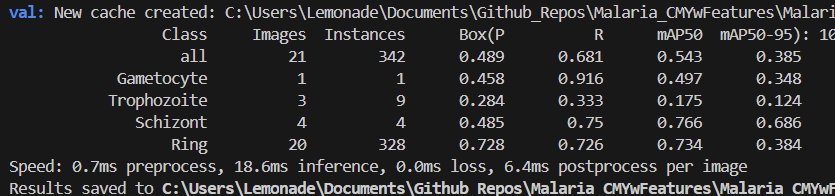
#> input picture Falci_CMLBP/Test/image.png, 835 x 196 px
$ python -i 'ORB replace.py'   (imports and definitions only)
#> lines starting #> are read from the running program, lines starting #| are printed output that depends on the picture
import os
import shutil
import cv2
import numpy as np
from concurrent.futures import ProcessPoolExecutor

def create_orb_replace_blue(image_path):
#> called with image_path = '../Falci_CMLBP/Test/image.png'
    img_gray = cv2.imread(image_path, cv2.IMREAD_GRAYSCALE)
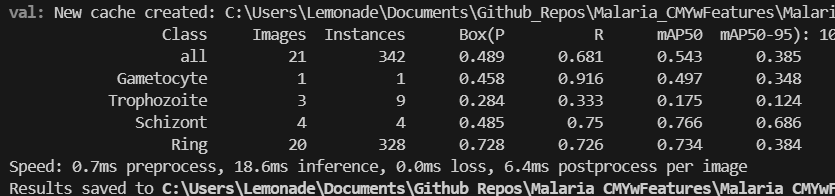
#> img_gray: shape (196, 835); min 24, max 204, mean 42.3
    if img_gray is None:
        return None, image_path

    orb = cv2.ORB_create()
    keypoints, descriptors = orb.detectAndCompute(img_gray, None)
#> keypoints = 454 keypoints; strongest (x, y, size): (682, 81, 31), (287, 41, 31), (488, 77, 31), (205, 79, 31)

    blank_image = np.zeros_like(img_gray)

    keypoint_image = cv2.drawKeypoints(blank_image, keypoints, None, color=(255, 255, 255), flags=cv2.DRAW_MATCHES_FLAGS_DRAW_RICH_KEYPOINTS)
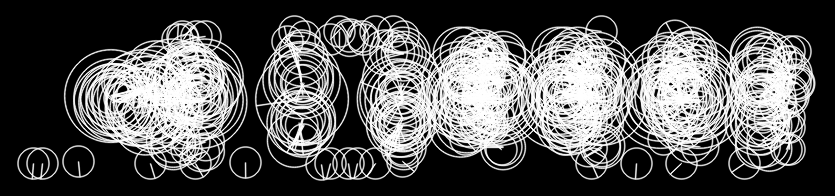
#> keypoint_image: shape (196, 835, 3); min 0, max 255, mean 88.2
#> blank_image: shape (196, 835); every value is 0

    keypoint_grayscale = cv2.cvtColor(keypoint_image, cv2.COLOR_BGR2GRAY)

    keypoint_normalized = cv2.normalize(keypoint_grayscale, None, alpha=0, beta=255, norm_type=cv2.NORM_MINMAX)
    keypoint_normalized = np.uint8(keypoint_normalized)

    original_color_image = cv2.imread(image_path, cv2.IMREAD_COLOR)
#> original_color_image is the input picture: shape (196, 835, 3); mean B, G, R 42.1, 41.8, 41.9
    if original_color_image is None:
        return None, image_path

    blue_channel, green_channel, red_channel = cv2.split(original_color_image)
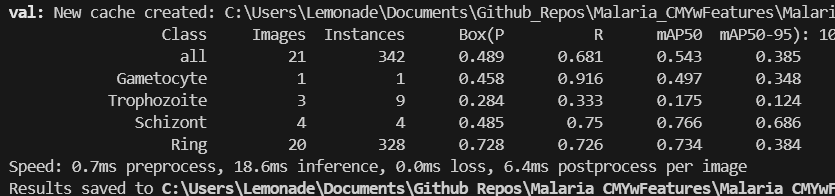
#> blue_channel: shape (196, 835); min 24, max 227, mean 42.1

    result_image = cv2.merge([keypoint_normalized, green_channel, red_channel])
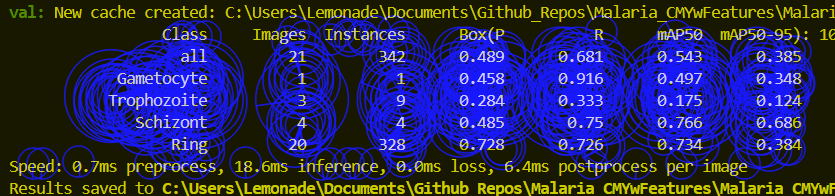
#> result_image: shape (196, 835, 3); mean of channels 0, 1, 2 88.2, 41.8, 41.9; drawn as B, G, R

    return result_image, image_path

# [60 lines left out: functions process_image, duplicate_and_convert_orb_parallel, not called in this run]

# [7 lines not run here, left out]

>>> result = create_orb_replace_blue('../Falci_CMLBP/Test/image.png')
